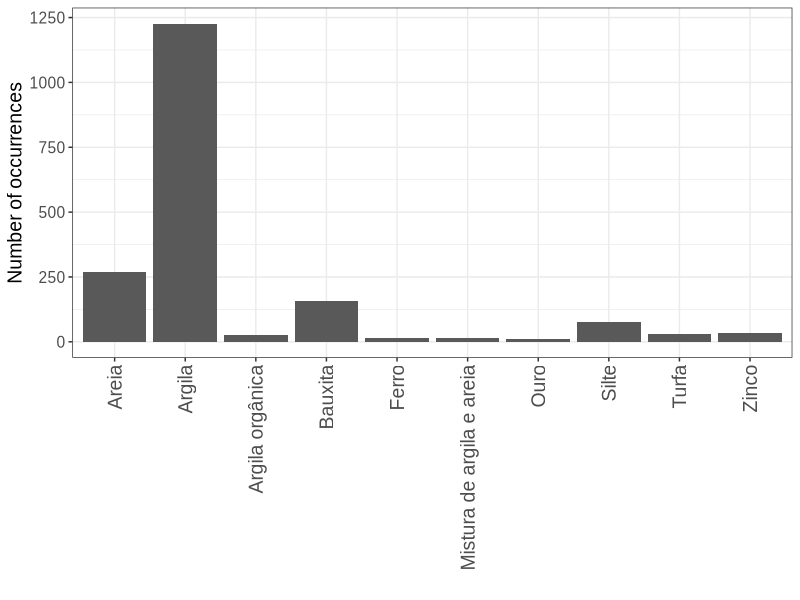
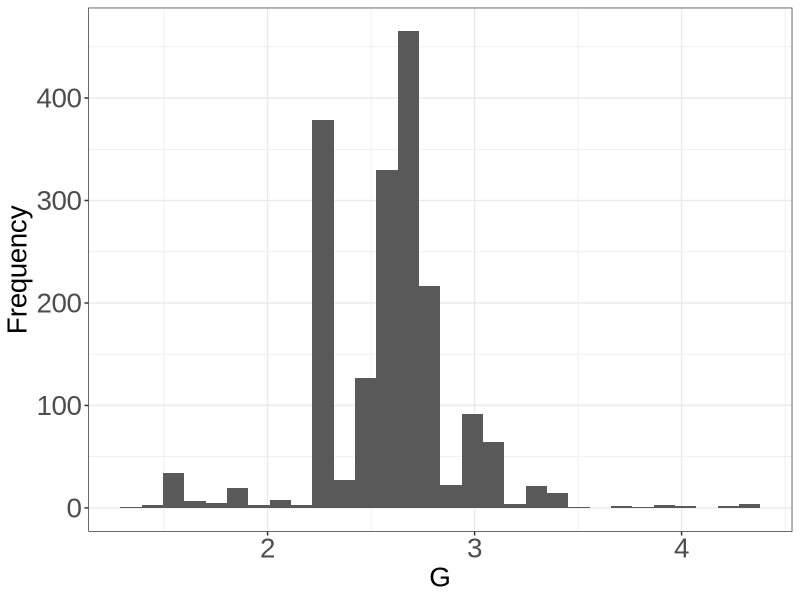
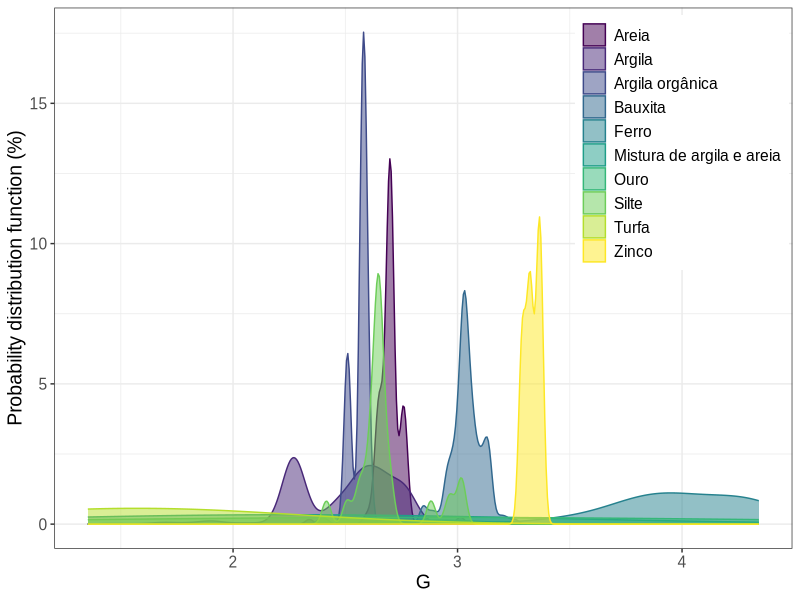
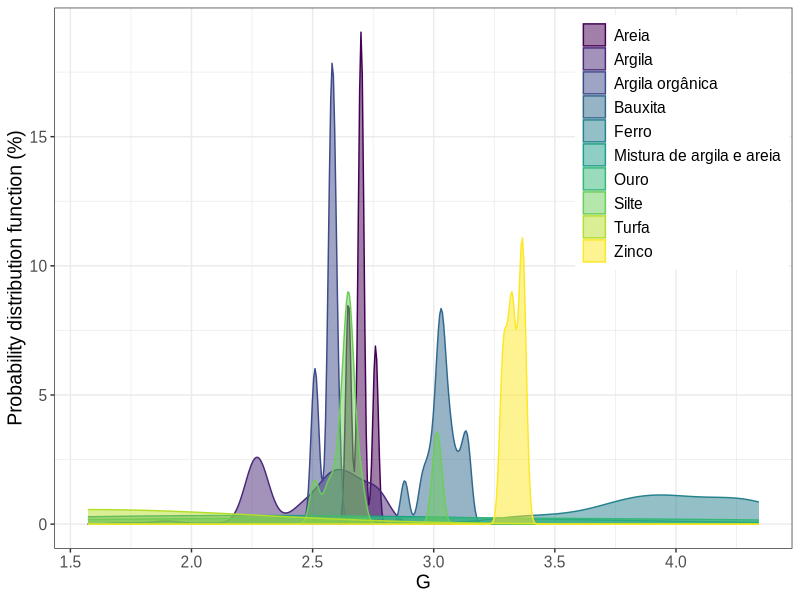
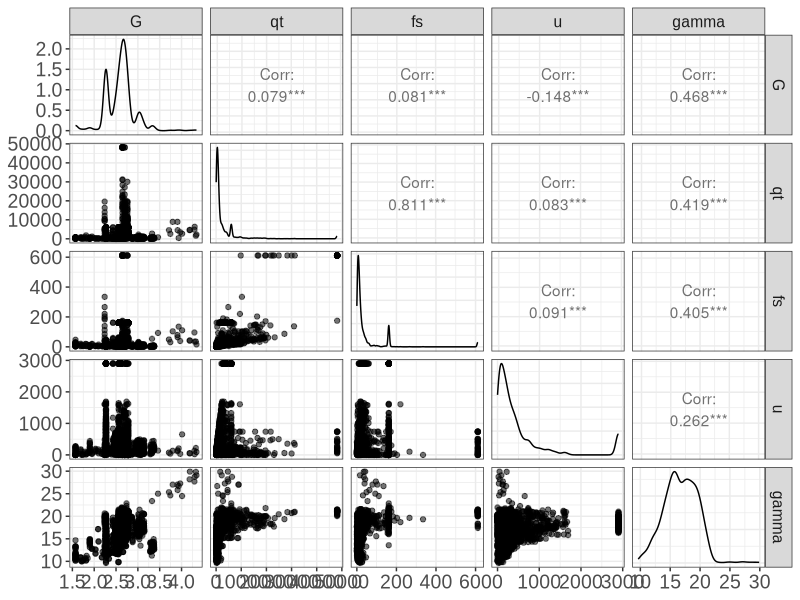
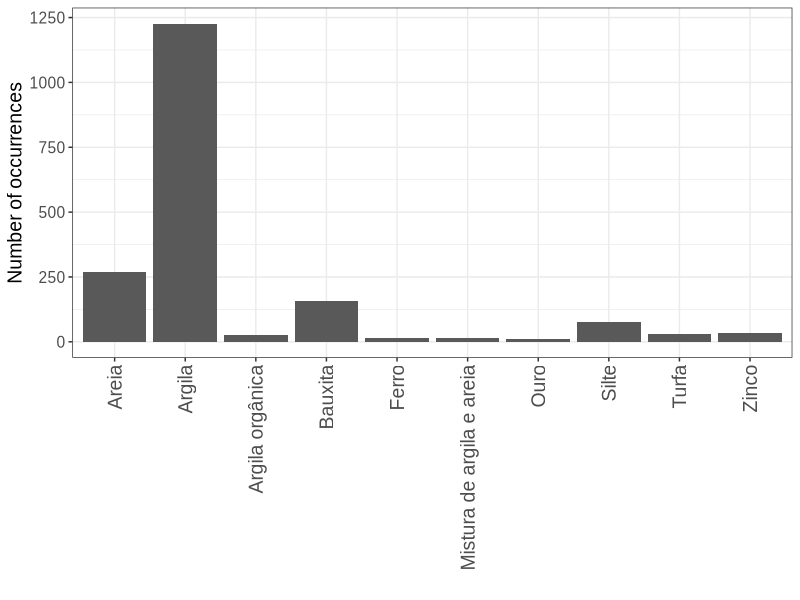
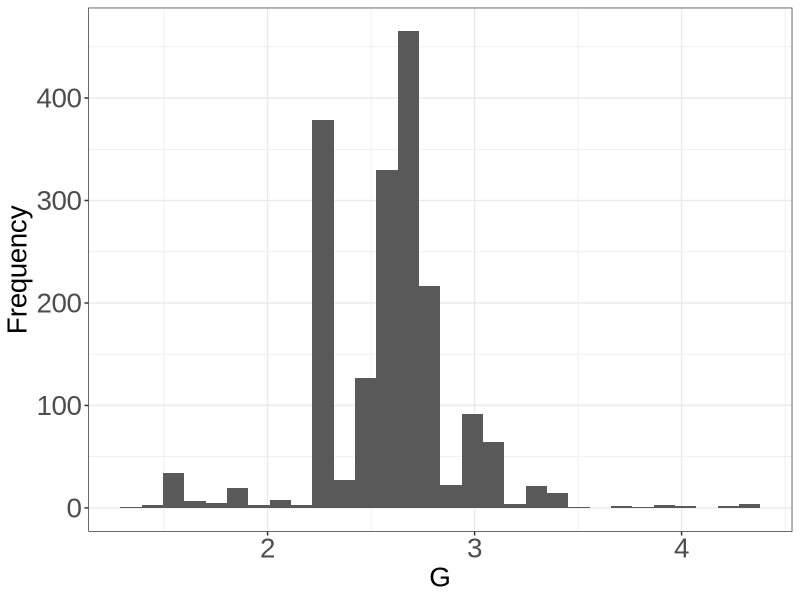
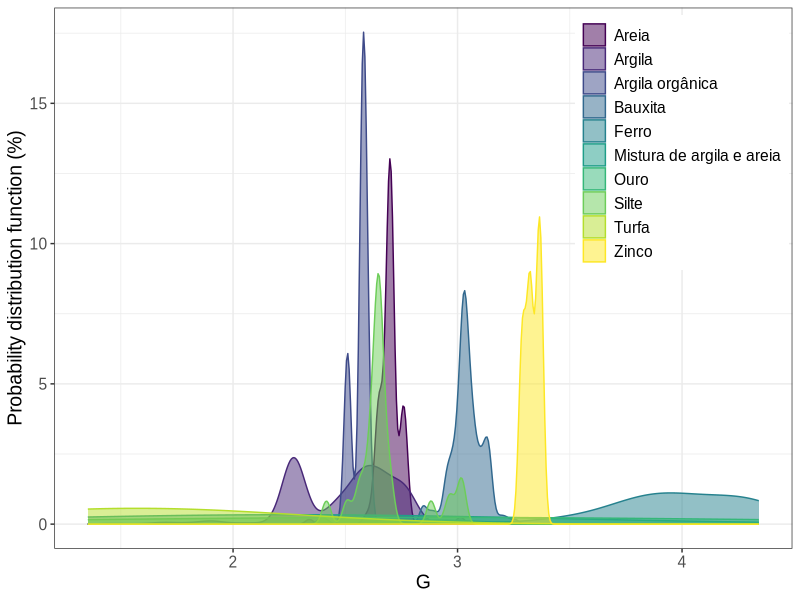

R code for these plots, in order: (Note: this script raises an error after producing the figures.)
pacotes <- c("tidyverse","ggrepel","fastDummies","knitr", "splines",
             "reshape2","PerformanceAnalytics","metan","correlation",
             "see","ggraph","nortest","rgl","car","olsrr","jtools",
             "ggstance","cowplot","beepr","factoextra","neuralnet",
             "ggpubr","GGally", "viridis", "plyr")

if(sum(as.numeric(!pacotes %in% installed.packages())) != 0){
  instalador <- pacotes[!pacotes %in% installed.packages()]
  for(i in 1:length(instalador)) {
    install.packages(instalador, dependencies = T)
    break()}
  sapply(pacotes, require, character = T) 
} else {
  sapply(pacotes, require, character = T) 
}


#-----------------------------DATASET -----------------------------------------------#
solos <- read.csv("data/dataset.csv", sep = ";", header = T, dec = ",")
#Removing gamma superior to 50
solos <- solos[solos$gamma<=50,]
#normalizing measurements to a lower limit equal to 0
solos$fs[solos$fs<0] <- 0
solos$u[solos$u<0] <-0 
# removing NAs
solos<-na.omit(solos)

#plotting soils information
ggplot(solos) +
 geom_bar(aes(x=TIPO.DE.SOLO)) +
  labs(x="",y="Number of occurrences")+
  theme_bw()+
  theme(text = element_text(family = "Arial"))+
  theme(plot.title = element_blank(), axis.text.x=element_text(angle=90,hjust=1,vjust=0.5,size=14),text = element_text(size = 14))   

ggsave("soils.png",height=8,width = 16)

# Histograma do G
ggplot(solos, aes(G))+
  geom_histogram()+
  xlab("G") +ylab("Frequency") +
  theme_bw()+
  theme(text = element_text(family = "Arial"))+
  theme(legend.text = element_text( size = 16),legend.position=c(0.92,0.85),axis.text = element_text(size = 20), axis.title = element_text(size = 20),text = element_text(size = 20))   
ggsave("Histogram of G.png",height=8,width = 8)

# Histograma do G por tipo de solo:

solos %>%
  ggplot(aes(x=G, color=TIPO.DE.SOLO, fill=TIPO.DE.SOLO)) +
  labs(y="Probability distribution function (%)")+
 # geom_density()+
  #geom_histogram(aes(y=..density..), alpha=0.5, position="identity")+
  geom_density(alpha=.5) +
  scale_fill_viridis(discrete = T )+
  scale_color_viridis(discrete = T)+
  #guides(fill=guide_legend(title="Tipo de solo"),color=guide_legend(title="Tipo de solo"))+
  theme_bw()+
  theme(text = element_text(family = "Arial"))+
  theme(legend.title = element_blank(), legend.position=c(0.85,0.75) )+
  theme(plot.title = element_blank(),text = element_text(size = 14)) 
ggsave("Density function of G by soil type - before outliers treatment.png",height=8,width = 8)

#-----------------------------OUTLIERS TREATMENT-------------------------------#
outliers_removal <- function(dataset){
  tipos_solos <- unique(dataset[,1])
  for(tipo in tipos_solos){
    ##############FS############################
    qnt <- quantile(dataset[dataset$TIPO.DE.SOLO==tipo,"fs"], probs=c(.25, .75), na.rm = T)
    caps <- quantile(dataset[dataset$TIPO.DE.SOLO==tipo,"fs"], probs=c(.05, .95), na.rm = T)
    H <- 1.5 * IQR(dataset[dataset$TIPO.DE.SOLO==tipo,"fs"], na.rm = T)
    dataset[dataset$TIPO.DE.SOLO == tipo & dataset$fs  > qnt[2]+H,"fs"] <- caps[2]
    dataset[dataset$TIPO.DE.SOLO == tipo & dataset$fs  < qnt[1]-H,"fs"] <- caps[1]
    ##############G############################
    qnt <- quantile(dataset[dataset$TIPO.DE.SOLO==tipo,"G"], probs=c(.25, .75), na.rm = T)
    caps <- quantile(dataset[dataset$TIPO.DE.SOLO==tipo,"G"], probs=c(.05, .95), na.rm = T)
    H <- 1.5 * IQR(dataset[dataset$TIPO.DE.SOLO==tipo,"G"], na.rm = T)
    dataset[dataset$TIPO.DE.SOLO == tipo & dataset$G  > qnt[2]+H,"G"] <- caps[2]
    dataset[dataset$TIPO.DE.SOLO == tipo & dataset$G  < qnt[1]-H,"G"] <- caps[1]
    ##############u############################
    qnt <- quantile(dataset[dataset$TIPO.DE.SOLO==tipo,"u"], probs=c(.25, .75), na.rm = T)
    caps <- quantile(dataset[dataset$TIPO.DE.SOLO==tipo,"u"], probs=c(.05, .95), na.rm = T)
    H <- 1.5 * IQR(dataset[dataset$TIPO.DE.SOLO==tipo,"u"], na.rm = T)
    dataset[dataset$TIPO.DE.SOLO == tipo & dataset$u  > qnt[2]+H,"u"] <- caps[2]
    dataset[dataset$TIPO.DE.SOLO == tipo & dataset$u  < qnt[1]-H,"u"] <- caps[1]
    ##############qt############################
    qnt <- quantile(dataset[dataset$TIPO.DE.SOLO==tipo,"qt"], probs=c(.25, .75), na.rm = T)
    caps <- quantile(dataset[dataset$TIPO.DE.SOLO==tipo,"qt"], probs=c(.05, .95), na.rm = T)
    H <- 1.5 * IQR(dataset[dataset$TIPO.DE.SOLO==tipo,"qt"], na.rm = T)
    dataset[dataset$TIPO.DE.SOLO == tipo & dataset$qt  > qnt[2]+H,"qt"] <- caps[2]
    dataset[dataset$TIPO.DE.SOLO == tipo & dataset$qt  < qnt[1]-H,"qt"] <- caps[1]
  }
  return(dataset)
}
summary(solos)
solos <- outliers_removal(solos)

summary(solos)
solos %>%
  ggplot(aes(x=G, color=TIPO.DE.SOLO, fill=TIPO.DE.SOLO)) +
  labs(y="Probability distribution function (%)")+
  # geom_density()+
  #geom_histogram(aes(y=..density..), alpha=0.5, position="identity")+
  geom_density(alpha=.5) +
  scale_fill_viridis(discrete = T )+
  scale_color_viridis(discrete = T)+
  #guides(fill=guide_legend(title="Tipo de solo"),color=guide_legend(title="Tipo de solo"))+
  theme_bw()+
  theme(text = element_text(family = "Arial"))+
  theme(legend.title = element_blank(), legend.position=c(0.85,0.75) )+
  theme(plot.title = element_blank(),text = element_text(size = 14)) 
ggsave("Density function of G by soil type - after outliers treatment.png",height=8,width = 8)
#1861 --> ajustou os outliers
##################################################################################
#                               ESTUDO DAS CORRELAÇÕES                           #
##################################################################################
#A função correlation do pacote correlation faz com que seja estruturado um
#diagrama interessante que mostra a inter-relação entre as variáveis e a
#magnitude das correlações entre elas
f<-ggpairs(solos[2:6], aes( alpha = 0.4))
f +
  theme_bw()+
  theme(text = element_text(family = "Arial"))+
  theme(plot.title = element_blank(),axis.text = element_text(size = 14), axis.title = element_text(size = 14),text = element_text(size = 14))   
ggsave("scatter.png",height=8,width = 8)

##################################################################################
#     ESTIMANDO UM MODELO MÚLTIPLO COM AS VARIÁVEIS DA BASE DE DADOS solos    
#     TRATA-SE DE UMA REGRESSÃO LINEAR
##################################################################################
#Estimando a Regressão Múltipla
modelo_solos <- lm(formula = gamma ~ . - TIPO.DE.SOLO,
                      data = solos)
summary(modelo_solos)
#################################################################################
#     LOGARITIMIC FUNCTION APPLIED TO FS, QT AND U
#############################################################################
solos$logFs <- log(solos$fs+1)
solos$logqt <- log(solos$qt+1)
solos$UTransf <- log(solos$u+1)
modelo_log <- lm(gamma~G+logqt+logFs+UTransf  ,
                 data = solos)
saveRDS(modelo_log, "model_log.rds")
solos$yhat_lm_log <- modelo_log$fitted.values

###############NEURAL NETWORK##############################
solos_nn <- select(solos, c(gamma, G,qt,fs,u,yhat_lm_log))

#Scaling data for performance
set.seed(42)
max_data <- apply(solos_nn, 2, max) 
min_data <- apply(solos_nn, 2, min)
scaled <- scale(solos_nn,center = min_data, scale = max_data - min_data)

index = sample(1:nrow(solos_nn),round(0.70*nrow(solos_nn)))
train_data <- as.data.frame(scaled[index,])
test_data <- as.data.frame(scaled[-index,])

set.seed(42)
nn <- neuralnet(gamma~.,data=train_data,hidden=c(32,16,8,4),linear.output=T)
saveRDS(nn, "model_nn_train_data.rds")
nn_all <- neuralnet(gamma~.,data=scaled,hidden=c(32,16,8,4),linear.output=T)
saveRDS(nn_all, "model_nn_all_data.rds")

pr.nn <- compute(nn,test_data[,2:6])
pr.all <- compute(nn,scaled[,2:6])

test_data$yhat_nn <- pr.nn$net.result

##########################################################################
# PLOTTING RESULTS
##########################################################################
rsq <- function (x, y) cor(x, y) ^ 2
solos$yhat_lm <- modelo_solos$fitted.values
solos$yhat_lm_log <- modelo_log$fitted.values
solos$yhat_nn <- pr.all$net.result*(max(solos$gamma)-min(solos$gamma))+min(solos$gamma)

solos$diff_nn <- abs(solos$gamma - solos$yhat_nn)/solos$gamma
solos$diff_lm <- abs(solos$gamma - solos$yhat_lm)/solos$gamma
solos$diff_lm_log <- abs(solos$gamma - solos$yhat_lm_log)/solos$gamma

#scatter plot - linear regression
eqn <- sprintf(
  "italic(gamma) == %.3g + %.3g * italic(G) + %.3g*qt + %.3g*fs +%.3g*u * ',' ~~ italic(r)^2 ~ '=' ~ %.2g",
  coef(modelo_solos)[1],
  coef(modelo_solos)[2],
  coef(modelo_solos)[3],
  coef(modelo_solos)[4],
  coef(modelo_solos)[5],
  summary(modelo_solos)$r.squared
)
solos %>%
  ggplot() +
  geom_point(aes(x = gamma, y = yhat_lm),
             color = "black", alpha = 0.6, size = 2) +
  geom_smooth(aes(x = gamma, y = gamma), method = "lm", 
              color = "grey30", size = 1.05,
              linetype = "longdash") +
  annotate("text",x = Inf, y = -Inf,label = eqn, parse = TRUE,hjust = 1.1, vjust = -.5, size=4  )+
  labs(x = "Soil specific weight (kN/m³)", y = "Estimated soil specific weight (kN/m³)") +
  theme_bw() +
  theme(text = element_text(family = "Arial"))+
  theme(legend.text = element_text( size = 16),legend.position=c(0.92,0.85),axis.text = element_text(size = 20), axis.title = element_text(size = 20),text = element_text(size = 20))   

ggsave("linear_model.png",height=8,width = 8)

#linear regression with log
rsq(solos$gamma,solos$yhat_lm_log)
eqn <- sprintf(
  "italic(gamma) ==  %.3g + %.3g * italic(G) + %.3g*log(qt) + %.3g*log(fs) + %.3g*log(u) * ',' ~~ italic(r)^2 ~ '=' ~ %.2g",
  coef(modelo_log)[1],
  coef(modelo_log)[2],
  coef(modelo_log)[3],
  coef(modelo_log)[4],
  coef(modelo_log)[5],
  rsq(solos$gamma,solos$yhat_lm_log)
)

solos %>%
  ggplot() +
  geom_point(aes(x = gamma, y = yhat_lm_log),
             color = "black", alpha = 0.6, size = 2) +
  geom_smooth(aes(x = gamma, y = gamma), method = "lm", 
              color = "grey30", size = 1.05,
              linetype = "longdash") +
  annotate("text",x = Inf, y = -Inf,label = eqn, parse = TRUE,hjust = 1.1, vjust = -.5, size=4  )+
  labs(x = "Soil specific weight (kN/m³)", y = "Estimated soil specific weight (kN/m³)") +
  theme_bw() +
  theme(text = element_text(family = "Arial"))+
  theme(legend.text = element_text( size = 16),legend.position=c(0.92,0.85),axis.text = element_text(size = 20), axis.title = element_text(size = 20),text = element_text(size = 20))   

ggsave("linear_model_log.png",height=8,width = 8)


#gerando um gráfico do modelo de regressão RNA
eqn <- sprintf(
  "Hidden ~ layers:~ 4 * ',' ~~ italic(r)^2 ~ '=' ~ %.2g",
  rsq(test_data$gamma,test_data$yhat_nn)
)

test_data %>%
  ggplot() +
  geom_point(aes(x = gamma, y = yhat_nn),
             color = "black", alpha = 0.6, size = 2) +
  geom_smooth(aes(x = gamma, y = gamma), method = "lm", 
              color = "grey30", size = 1.05,
              linetype = "longdash") +
  annotate("text",x = Inf, y = -Inf,label = eqn, parse = TRUE,hjust = 1.1, vjust = -.5, size=4  )+
  labs(x = "Soil specific weight (kN/m³)", y = "Estimated soil specific weight (kN/m³)") +
  theme_bw() +
  theme(text = element_text(family = "Arial"))+
  theme(legend.text = element_text( size = 16),legend.position=c(0.92,0.85),axis.text = element_text(size = 20), axis.title = element_text(size = 20),text = element_text(size = 20))   

ggsave("test_data_nn_scaled_entrada_log_4_camadas.png",height=8,width = 8)


#gerando um gráfico do modelo de regressão RNA
eqn <- sprintf(
  "Hidden ~ layers: ~ 4* ',' ~~ italic(r)^2 ~ '=' ~ %.2g",
  rsq(solos$gamma,solos$yhat_nn)
)

solos %>%
  ggplot() +
  geom_point(aes(x = gamma, y = yhat_nn),
             color = "black", alpha = 0.6, size = 2) +
  geom_smooth(aes(x = gamma, y = gamma), method = "lm", 
              color = "grey30", size = 1.05,
              linetype = "longdash") +
  annotate("text",x = Inf, y = -Inf,label = eqn, parse = TRUE,hjust = 1.1, vjust = -.5, size=4  )+
  labs(x = "Soil specific weight (kN/m³)", y = "Estimated soil specific weight (kN/m³)") +
  theme_bw() +
  theme(text = element_text(family = "Arial"))+
  theme(legend.text = element_text( size = 16),legend.position=c(0.92,0.85),axis.text = element_text(size = 20), axis.title = element_text(size = 20),text = element_text(size = 20))   

ggsave("neural_network_entrada_log_4_camadas.png",height=8,width = 8)
